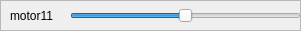
       <widget class="QFrame" name="frame_28">
        <property name="geometry">
         <rect>
          <x>0</x>
          <y>570</y>
          <width>301</width>
          <height>31</height>
         </rect>
        </property>
        <property name="frameShape">
         <enum>QFrame::StyledPanel</enum>
        </property>
        <property name="frameShadow">
         <enum>QFrame::Raised</enum>
        </property>
        <widget class="QSlider" name="motor11">
         <property name="geometry">
          <rect>
           <x>70</x>
           <y>0</y>
           <width>231</width>
           <height>31</height>
          </rect>
         </property>
         <property name="minimum">
          <number>-50</number>
         </property>
         <property name="maximum">
          <number>50</number>
         </property>
         <property name="orientation">
          <enum>Qt::Horizontal</enum>
         </property>
        </widget>
        <widget class="QLabel" name="label_27">
         <property name="geometry">
          <rect>
           <x>10</x>
           <y>0</y>
           <width>91</width>
           <height>31</height>
          </rect>
         </property>
         <property name="text">
          <string>motor11</string>
         </property>
        </widget>
        <widget class="QFrame" name="frame_29">
         <property name="geometry">
          <rect>
           <x>40</x>
           <y>30</y>
           <width>301</width>
           <height>31</height>
          </rect>
         </property>
         <property name="frameShape">
          <enum>QFrame::StyledPanel</enum>
         </property>
         <property name="frameShadow">
          <enum>QFrame::Raised</enum>
         </property>
         <widget class="QSlider" name="horizontalSlider_22">
          <property name="geometry">
           <rect>
            <x>70</x>
            <y>0</y>
            <width>231</width>
            <height>31</height>
           </rect>
          </property>
          <property name="orientation">
           <enum>Qt::Horizontal</enum>
          </property>
         </widget>
         <widget class="QLabel" name="label_28">
          <property name="geometry">
           <rect>
            <x>10</x>
            <y>0</y>
            <width>91</width>
            <height>31</height>
           </rect>
          </property>
          <property name="text">
           <string>motor0</string>
          </property>
         </widget>
        </widget>
       </widget>
